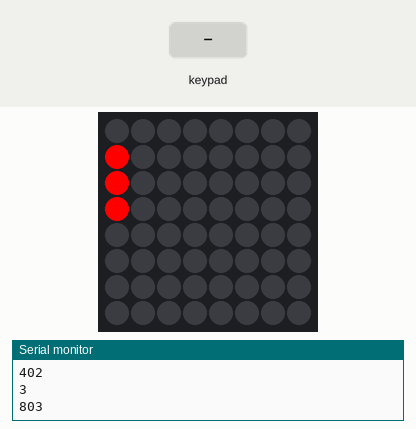
A sketch run on a simulated Arduino Uno, built with avr-gcc and run on an emulated ATmega328P. Parts: 8×8 RGB LED matrix (first LED top left, wired row by row), the last lines printed to the serial monitor. The inputs (shaded band) are chosen by the test bench. Random numbers use the default seed unless the sketch sets one.

Above: at 1.2 s.
1.3 s: key '7' pressed
At 1.72 s:
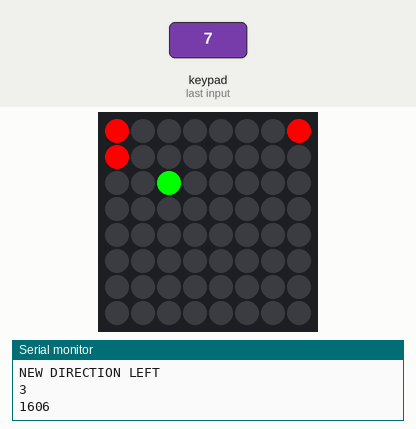
3.1 s: keypad keys 5 4 3 2 pressed 0.4 s apart
At 3.34 s:
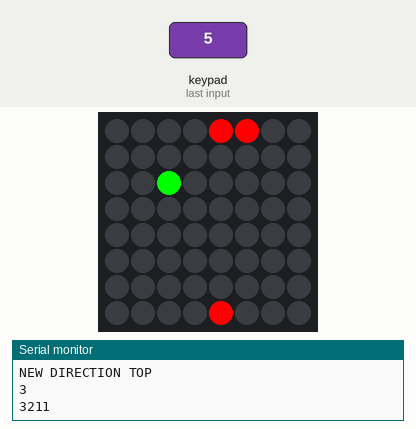
6.2 s: key '9' pressed
At 6.58 s:
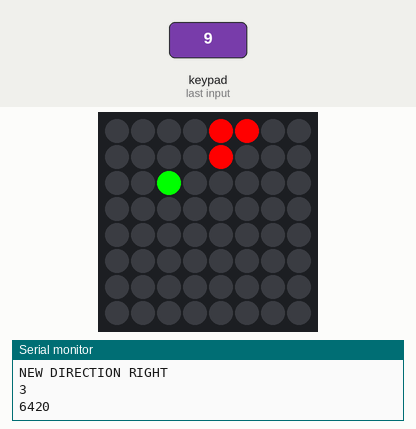
7.9 s: key '0' pressed
At 8.61 s:
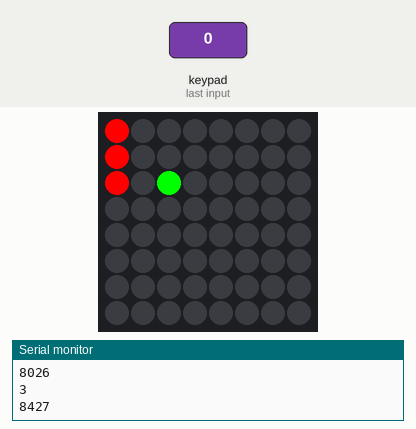
10.7 s: keypad keys 9 8 7 6 pressed 0.4 s apart
At 11.04 s:
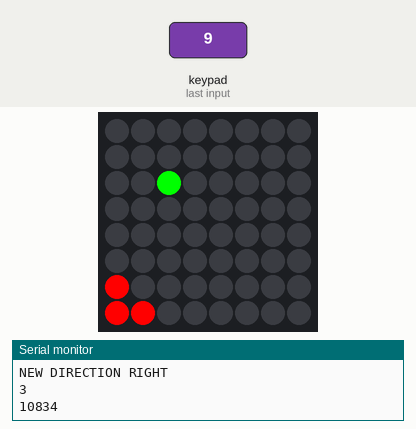

The sketch:

SnakeGame.ino
```cpp
//Auf Basis eines Projekts von Björn Fischer, erweitert und ergänzt, um mit einem Keypad als GameController zu funktionieren.
//www.bjoernfi.de http://bjoernfi.de/category/arduino-als-spielekonsole/
//Unter Verwendung der Keypad, Adafuit GFX und Adafruit LEDBackpack Library
//https://github.com/adafruit/Adafruit-GFX-Library/archive/master.zip
//https://github.com/adafruit/Adafruit_LED_Backpack/archive/master.zip
//https://github.com/Chris--A/Keypad


#include "gfxfont.h"
#include "Wire.h"
#include "Adafruit_GFX.h" //einbinden der Matrix
#include "Adafruit_LEDBackpack.h" //einbinden der Matrix
#include "Keypad.h" //einbinden des Keypads

const byte ROWS = 4; //das Keypad hat vier Reihen
const byte COLS = 4; //das Keypad had vier Spalten
//definieren welcher Wert von welchem Button ausgegeben wir
char keys[ROWS][COLS] = {
  {'1','2','3','A'},
  {'4','5','6','B'},
  {'7','8','9','C'},
  {'*','0','*','D'}
};
byte rowPins[ROWS] = {5, 4, 3, 2}; //definieren an Welchen Pins die Reihen liegen
byte colPins[COLS] = {9, 8, 7, 6}; //definieren an Welchen Pins die Spalten liegen


//definieren von Länge und Breite des Spielfelds
#define MATRIX_HORIZONTAL_LENGTH 8
#define MATRIX_VERTICAL_LENGTH 8

#define DIRECTION_TOP 0
#define DIRECTION_RIGHT 1
#define DIRECTION_BOTTOM 2
#define DIRECTION_LEFT 3


#define SNAKE(a) (a > 0)

int field[MATRIX_HORIZONTAL_LENGTH][MATRIX_VERTICAL_LENGTH] = { 0 };
int snakeHeadX; //erstellen der Variablen für den Kopf der Schlange
int snakeHeadY;

Adafruit_BicolorMatrix matrix = Adafruit_BicolorMatrix(); //initialisieren der Bicolor-Matrix

int direction = DIRECTION_TOP; //definiert, dass die ausgangsrichtung nach oben ist
int snakeLength = 3;   //definiert die anfängliche Länge der Schlange
unsigned long prevTime = 0;
unsigned long delayTime = 400;  //definiert die Schrittgeschwindigkeit der Schlange als 1 Pixel/200ms

int fruitX, fruitY; //kreiirt die Variablen für die Koordinaten der Frucht
unsigned long fruitPrevTime = 0;
unsigned long fruitBlinkTime = 200; //definiert die Blinkzeit der Frucht als 1 Pixel/200ms
int fruitLed = LED_GREEN; //definiert die LED der Frucht als grün

boolean gameOverShown = false; //sagt das gamerOverShown entweder wahr oder falsch ist und aktuell falsch ist
boolean gameOver = false; //boolean gibt wieder wahr oder falsch an hier anfangs falsch


Keypad keypad = Keypad( makeKeymap(keys), rowPins, colPins, ROWS, COLS ); //kreeirt das Keypad


void setup()
{
    // LED Matrix initialisieren
    Serial.begin(9600); //Startet den Seriellen Monitor
    matrix.begin(0x70); //Die 7-Bit-Adresse der Matrix ist 0x70
    randomSeed(analogRead(0)); //sorgt für Zufall
    matrix.setRotation(3); //Dreht die Matrix entsprechend der Ausrichtung in der Gamemachine
    Serial.println("Start Snake"); //zeigt das Snake gestartet wurde im Seriellen Monitor

    snakeHeadX = random(0, MATRIX_HORIZONTAL_LENGTH); //wählt eine Zufällige position für den Kopf der Schlange zwischen 0 und 8 (Länge der Matrix)
    snakeHeadY = random(0, MATRIX_VERTICAL_LENGTH);
    field[snakeHeadX][snakeHeadY] = snakeLength;

    makeFruit(); //führt void makeFruit aus, um die erste Fruct zu platzieren
}

void loop()
{

    checkButtons(); //führt void checkButtons aus, um evtl die Richtung zu ändern.

     unsigned long currentTime = millis(); //sorgt, dafür, das void nextstep nur alle 400ms ausgeführt wird.
    if (currentTime - prevTime >= delayTime) {
        nextstep();
        prevTime = currentTime;
        Serial.println(currentTime);//zeigt die verstrichene Zeit im seriellen Monitor an
    }

    draw(); //führt das void draw aus

}
void checkButtons()
{
    char key = keypad.getKey(); //definiert die Variable key als den Key, der gerdückt wird

    int currentDirection = direction;
    if (key == '7' && currentDirection != DIRECTION_RIGHT) { //Stellt die Bedingung, dass der Key 7 gedrückt wurde, und die aktuelle Richtung nicht die entgegengesetze ist
        direction = DIRECTION_LEFT; //setzt die Richtung auf links
        Serial.println("NEW DIRECTION LEFT"); //zeigt im Seriellen Monitor die neue Richtung an
    }
    else if (key == '9'  && currentDirection != DIRECTION_LEFT) { //wie bei links nur mit Key 9
        direction = DIRECTION_RIGHT;
        Serial.println("NEW DIRECTION RIGHT"); //zeigt im Seriellen Monitor die neue Richtung an
    }
    else if (key == '5' && currentDirection != DIRECTION_BOTTOM) { //wie bei links nur mit Key 5
        direction = DIRECTION_TOP;
        Serial.println("NEW DIRECTION TOP"); //zeigt im Seriellen Monitor die neue Richtung an
    }
    else if (key == '0' && currentDirection != DIRECTION_TOP) { //wie bei links nur mit Key 0
        direction = DIRECTION_BOTTOM;
        Serial.println("NEW DIRECTION BOTTOM"); //zeigt im Seriellen Monitor die neue Richtung an
    }
}

void draw() //definieren der Funktion draw
{
    if (!gameOver) //! steht für wenn nicht Game over
    {
        for (int x = 0; x < MATRIX_HORIZONTAL_LENGTH; x++) //verschiebt die Schlange nach auf die andere Seite der Matrix wenn sie den Rand erreicht hat
        {
            for (int y = 0; y < MATRIX_VERTICAL_LENGTH; y++)
                matrix.drawPixel(x, y, SNAKE(field[x][y]));
        }

        drawFruit(); //zeichnet die nächste Frucht

        matrix.writeDisplay(); //Zeichnet alle ausgeführten Schritte auf die Matrix
    }
    // Wenn Game Over...
    else
    {

        matrix.setTextWrap(false);
        matrix.setTextColor(LED_GREEN);

        if (!gameOverShown) //wenn GameOver noch nicht angezeigt wurde
        {
            Serial.println("Start GAME OVER Message");
            for (int8_t x = 0; x >= -107; x--) {
                matrix.clear();
                matrix.setCursor(x, 0);
                matrix.print("GAME OVER");//zeigt erst GAME OVER
                matrix.print(" Score:");//dann Score:
                matrix.print(snakeLength);//und dann die erreichte Länge an
                matrix.writeDisplay();
                delay(100);
            }
            Serial.println("GAME OVER Message shown");//zeigt das die Nachri
            gameOverShown = true; //setzt die boolean variante auf true
        }

        else {
             Serial.println("Waiting for reset");
              for (int16_t x = 7; x >= -197; x--) { //hier int16_t da mehr als -127 gebraucht wird
                matrix.clear();
                matrix.setCursor(x, 0);
                matrix.print("Press side button to restart game");
                matrix.writeDisplay();
                delay(75);
              }
        }
    }
}

// Zeichnet die Frucht auf die Matrix und implementiert das Blinken des Pixels
void drawFruit()
{
    if (inPlayField(fruitX, fruitY)) { //führt draw nur aus wenn die Frucht im Feld liegt
        unsigned long currenttime = millis(); //definiert die aktuelle Zeit in ms
        if (currenttime - fruitPrevTime >= fruitBlinkTime) { //sorgt, dafür, das dieser Schritt nur alle 200ms ausgeführt wird
            fruitLed = (fruitLed == LED_GREEN) ? LED_OFF : LED_GREEN;
            fruitPrevTime = currenttime;
        }
        matrix.drawPixel(fruitX, fruitY, fruitLed); //zeichnet die Frucht in der zuvor definierten Farbe
    }
}

boolean inPlayField(int x, int y) // boolean gibt entweder wahr oder falsch aus ob die Koordinaten im Feld liegen
{
    return (x >= 0) && (x<MATRIX_HORIZONTAL_LENGTH) && (y >= 0) && (y<MATRIX_VERTICAL_LENGTH); //prüft ob die Koordinaten im Feld der Matrix liegen.
}
void nextstep() // definieren der Funktion nextstep, die die Schlage verschiebt und prüft ob das Spiel vorbei ist
{
    int newX = snakeHeadX;
    int newY = snakeHeadY;

    switch (direction) { //switch passt die Länge der Schlange je nach Ausgangsrichtung an
        case DIRECTION_TOP:
            newY--;
            break;
        case DIRECTION_RIGHT:
            newX++;
            break;
        case DIRECTION_BOTTOM:
            newY++;
            break;
        case DIRECTION_LEFT:
            newX--;
            break;
    }

    // Wenn neue Position über die Seiten der Matrix hinausragt, neue Position auf die andere Seite setzen
    if (newY >= MATRIX_VERTICAL_LENGTH)
        newY = 0;
    else if (newY < 0)
        newY = MATRIX_VERTICAL_LENGTH - 1;

    if (newX >= MATRIX_HORIZONTAL_LENGTH)
        newX = 0;
    else if (newX < 0)
        newX = MATRIX_HORIZONTAL_LENGTH - 1;

    if (isPartOfSnake(newX, newY))//wenn die neuen Koordinaten auf der Schlange liegen sollten
    {
        gameOver = true; //wird gameover auf true gesetzt
        delay(1000); //Zeit die vergeht bis der Text angezeigt wird
        return;
    }

    if ((newX == fruitX) && (newY == fruitY)) { //unter der Bedingung das newX und new Y der Frucht entsprechen,
        snakeLength++; //Schlange um 1 erweitern
        makeFruit();  //Neue Frucht platzieren
    }

    for (int x = 0; x < MATRIX_HORIZONTAL_LENGTH; x++)
    {
        for (int y = 0; y < MATRIX_VERTICAL_LENGTH; y++)
        {
            int value = field[x][y];
            if (SNAKE(value))
                field[x][y] = value - 1;
        }
    }

    snakeHeadX = newX; //setzt die neuen Koordinaten als Kopf der Schlange
    snakeHeadY = newY;
    field[newX][newY] = snakeLength; //definert die neue Länge der Schlange
    Serial.println(snakeLength); //zeigt die aktuelle Länge der Schlange im Seriellen Monitor an
}

void makeFruit() //mit void makeFruit die Koordinaten für eine Frucht ertstellen
{
    int x, y = 42; //Definiert x und y als Zahl, welche ist egal, 42 hat Stil

    do {
        x = random(0, MATRIX_HORIZONTAL_LENGTH); //erstellt eine zufällige Zahl im Bereich 0-8
        y = random(0, MATRIX_VERTICAL_LENGTH);
    } while (isPartOfSnake(x, y)); //unter der Bedingung das sie nicht auf der Schlange liegt

    fruitX = x; //setzt die Schlangen-Überprüften Werte gleich den Frucht Koordinaten
    fruitY = y;
}

boolean isPartOfSnake(int x, int y) //prüft ob x und y in der Schlange liegen
{
    return SNAKE(field[x][y]);
}
```
